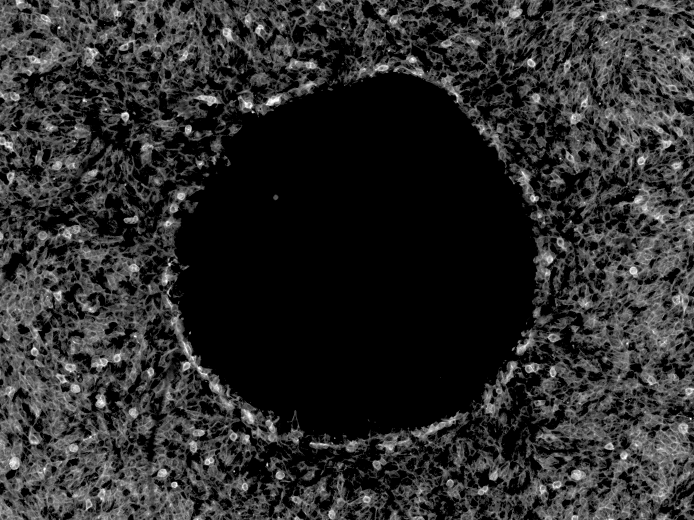
#> input picture analyses/MDA231_stopper_1_c3.tif, 1388 x 1040 px (shown at 1/2 size)
$ jupyter execute attempt3.ipynb   (shell and % lines are left out)   (older library calls are emulated)
#> lines starting #> are read from the running program, lines starting #| are printed output that depends on the picture; after the words box and inside, x2 and y2 are one past the last pixel; in counts of white or black regions, pixels touching at a corner belong together; long printed decimals are rounded
[cell 1]
# Requires GenePattern Notebook: pip install genepattern-notebook
import gp
import genepattern

# Username and password removed for security reasons.
genepattern.display(genepattern.session.register("https://cloud.genepattern.org/gp", "", ""))
#> (this line was passed over: genepattern is not available in this run)

##  Create Cells Mask

[cell 2]
# Mostly from here: https://www.learnopencv.com/filling-holes-in-an-image-using-opencv-python-c/
import cv2
import numpy as np
from skimage import draw
from skimage import io


# Read image
im_in = cv2.imread("analyses/MDA231_stopper_1_c3.tif", cv2.IMREAD_GRAYSCALE);
#> im_in is the input picture: shape (1040, 1388); min 0, max 254, mean 43.6

# Threshold.
# Set values equal to or above 20 to 0.
# Set values below 20 to 255.

th, im_th = cv2.threshold(im_in, 20, 255, cv2.THRESH_BINARY_INV);
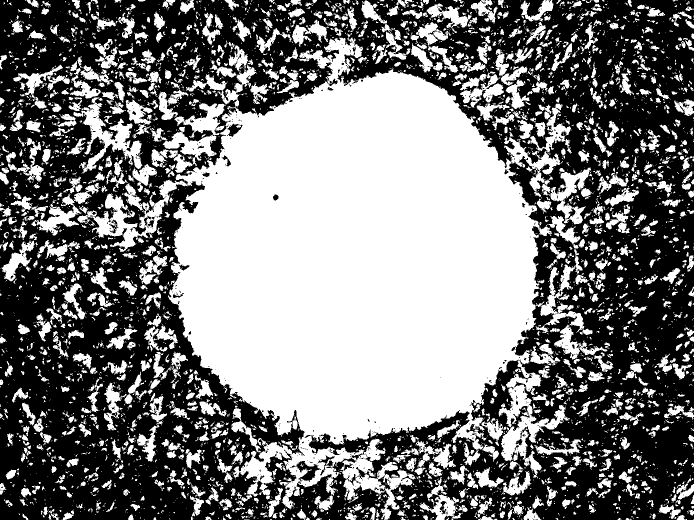
#> im_th: shape (1040, 1388) (shown at 1/2 size); 48.6% white; 4922 white regions (3658 under 20 px), largest, box (x1, y1, x2, y2) and area: (154, 75, 1142, 1040) 472844, (146, 195, 285, 347) 6287, (1071, 498, 1186, 670) 4344

# Copy the thresholded image.
im_floodfill = im_th.copy()

# Mask used to flood filling.
# Notice the size needs to be 2 pixels than the image.
h, w = im_th.shape[:2]
#> h = 1040; w = 1388
mask = np.zeros((h+2, w+2), np.uint8)

# Floodfill from point (0, 0)
cv2.floodFill(im_floodfill, mask, (0,0), 255);
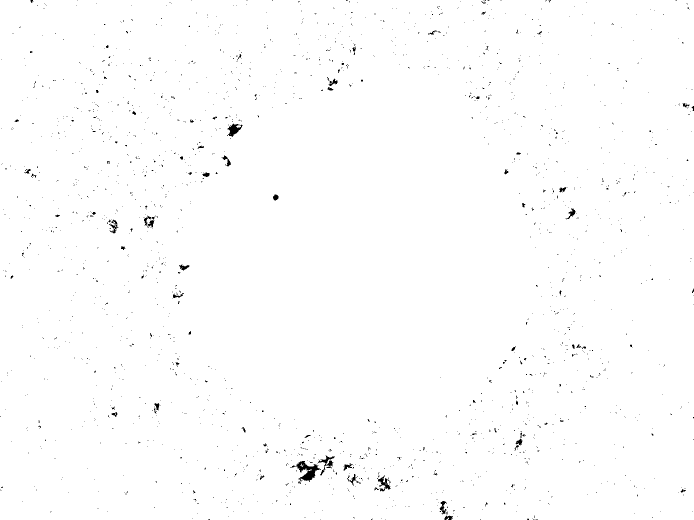
#> im_floodfill: shape (1040, 1388) (shown at 1/2 size); 99.3% white; 1898 black regions (1831 under 20 px), largest, box (x1, y1, x2, y2) and area: (580, 922, 642, 964) 921, (454, 247, 485, 274) 400, (635, 911, 669, 951) 356

# Invert floodfilled image
im_floodfill_inv = cv2.bitwise_not(im_floodfill)
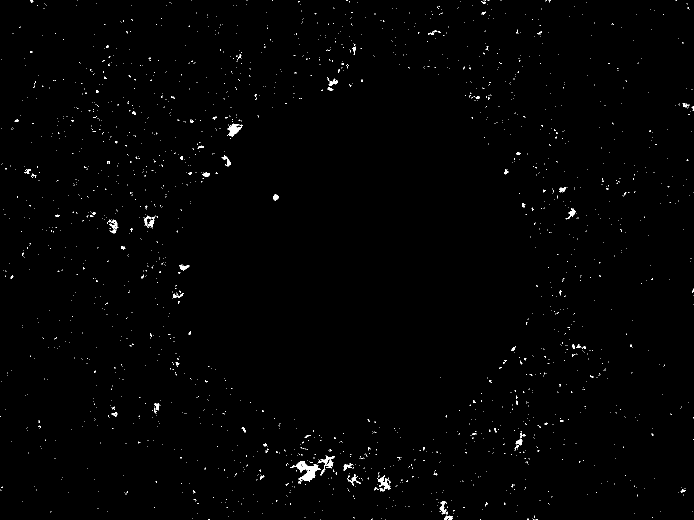
#> im_floodfill_inv: shape (1040, 1388) (shown at 1/2 size); 0.7% white; 1898 white regions (1831 under 20 px), largest, box (x1, y1, x2, y2) and area: (580, 922, 642, 964) 921, (454, 247, 485, 274) 400, (635, 911, 669, 951) 356

# Combine the two images to get the foreground.
im_out = im_th | im_floodfill_inv
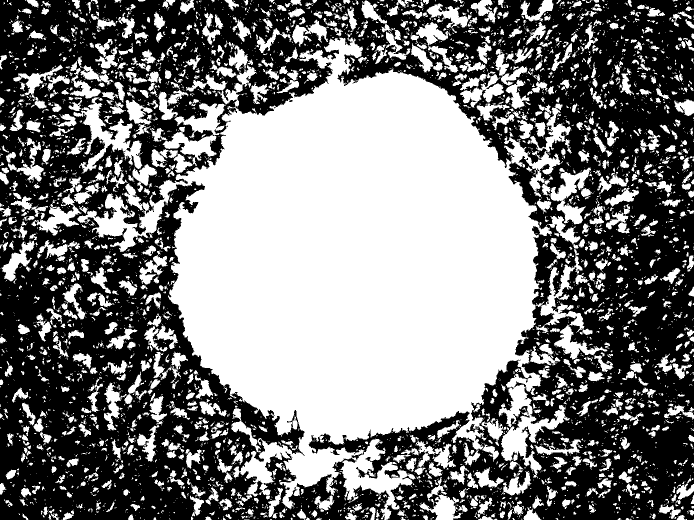
#> im_out: shape (1040, 1388) (shown at 1/2 size); 49.3% white; 4903 white regions (3631 under 20 px), largest, box (x1, y1, x2, y2) and area: (154, 75, 1142, 1040) 478453, (146, 195, 285, 347) 6415, (1071, 498, 1186, 670) 4413
io.imsave(fname='temp_output.png', arr=im_out)

# im_out_inv = cv2.bitwise_not(im_out)


# dilate the mask:
k_size = 2
k_half = k_size/2
kernel = np.ones((k_size,k_size),np.uint8)
coords = draw.circle(k_half, k_half, k_half, shape=im_th.shape)
#> coords = ([1], [1])
kernel[coords] = 1
erosion = cv2.erode(im_out,kernel,iterations = 1)
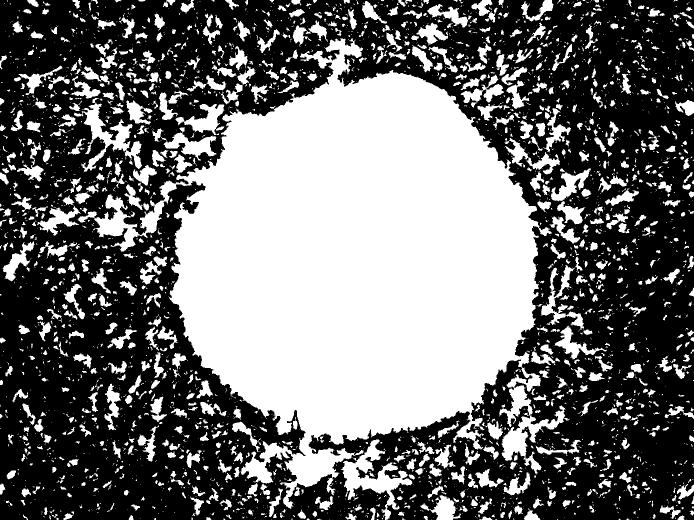
#> erosion: shape (1040, 1388) (shown at 1/2 size); 43.8% white; 3194 white regions (2166 under 20 px), largest, box (x1, y1, x2, y2) and area: (155, 76, 1139, 1018) 445322, (682, 879, 825, 1040) 7021, (148, 196, 284, 344) 5465
dilation = cv2.dilate(cv2.bitwise_not(erosion),kernel,iterations = 1)
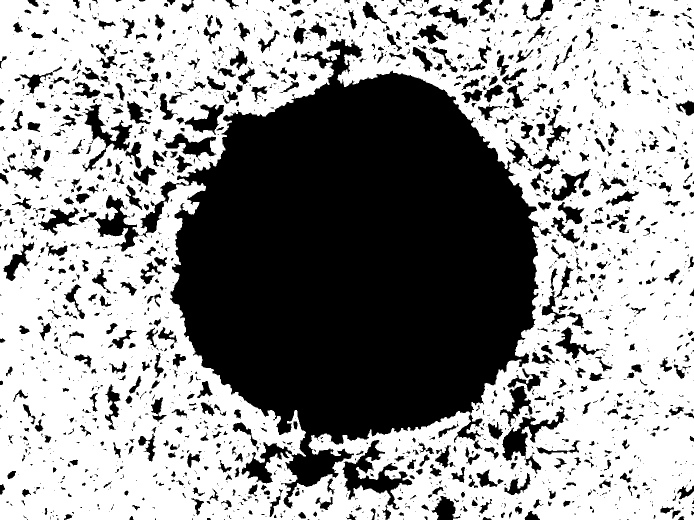
#> dilation: shape (1040, 1388) (shown at 1/2 size); 60.1% white; 2114 black regions (1290 under 20 px), largest, box (x1, y1, x2, y2) and area: (281, 78, 1079, 1017) 426743, (684, 880, 825, 1040) 6258, (1004, 812, 1130, 948) 4319
# cells_mask = cv2.bitwise_not(dilation)
cells_mask = dilation/255


io.imshow(cells_mask)
print("Note that a value of ~1 means that pixel belongs to the mask and it is rendered as white.")
print("A value of 0 means it deos not belong the mask and it is rendered as black.")
# io.imsave(fname='mask.png', arr=dilation)

## cost functions

### Attempt 0

[cell 3]
import matplotlib.pyplot as plt
filename = 'analyses/MDA231_stopper_1_c3.tif'

[cell 4]
image = io.imread(filename,as_grey=True)
im2 = image>0.2
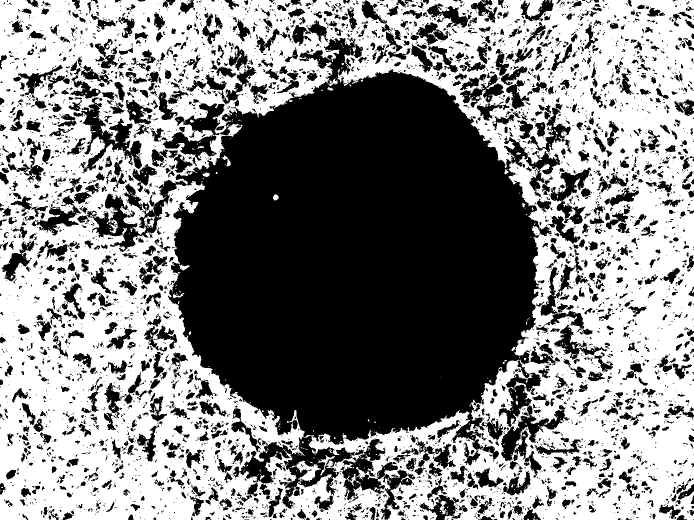
#> im2: shape (1040, 1388) bool (shown at 1/2 size); 52.7% white; 4987 black regions (3726 under 20 px), largest, box (x1, y1, x2, y2) and area: (154, 75, 1142, 1040) 458275, (997, 721, 1136, 955) 8930, (146, 195, 284, 347) 5941
im2 = im2.astype(int)

x_opt = 691.25591905
y_opt = 529.27572426

[cell 5]
def cost(params):
    image = im2
    x0= params[0]
    y0 = params[1]
    r = params[2]
    coords = draw.circle(y0, x0, r, shape=image.shape)
#> coords = (empty array, empty array)
    template = np.zeros_like(image) #set all values to be zero
    template[coords] = 1
    penalty = 1
#     score = np.sum(template) - penalty*(len(template)- np.sum(template))
#     print('%g\t\t%g' % (2*np.pi*r*r, np.sum(template == image)**2))
    score = 2*np.pi*r*r - penalty*(np.sum(template == image)**2 - 2*np.pi*r*r)
#> score = -4.66e+11
    return -score


import matplotlib.pyplot as plt
x = [i for i in np.arange(0,1000,55)]
y = [cost([x_opt,y_opt,i]) for i in x]
#> y = [4.66e+11, 4.53e+11, 4.15e+11, 3.56e+11, 2.82e+11, 1.98e+11, 1.17e+11, 9.33e+10, 1.11e+11, 1.41e+11, 1.98e+11, 2.72e+11, 3.66e+11, 4.66e+11, 5.35e+11, 5.71e+11, 5.79e+11, 5.79e+11, 5.79e+11]
plt.scatter(x,y)
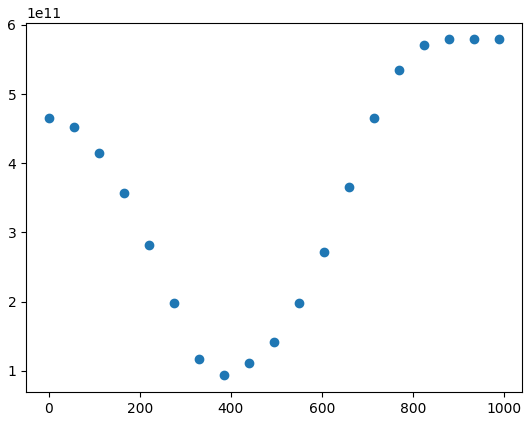
#> figure drawn by matplotlib, 1 panel

### optimize

[cell 6]
from skimage import io, color, measure, draw, img_as_bool
import numpy as np
from scipy import optimize
import matplotlib.pyplot as plt

[cell 7]
maxy, maxx = image.shape
#> maxy = 1040; maxx = 1388
minx, miny = (0,0)
maxr = max(maxx,maxy)/2
#> maxr = 694

[cell 8]
x0 = im2.shape[1]/2
#> x0 = 694
y0 = im2.shape[0]/2
#> y0 = 520
r0 = im2.shape[1]/4
#> r0 = 347

[cell 9]
@genepattern.build_ui
def cost(params):
    image = im2
    x0= params[0]
    y0 = params[1]
    r = params[2]
    coords = draw.circle(y0, x0, r, shape=image.shape)
    template = np.zeros_like(image) #set all values to be zero
    template[coords] = 1

    # values outside of the box should be penalized too
    if (x0+r >maxx) or (y0+r>maxy) or (x0-r <0) or (y0-r <0):
        return +1e20

    penalty = 100000
    score = 2*np.pi*r*r - penalty*(np.sum(template == image)**2 - 2*np.pi*r*r)
    return -score

[cell 10]
bnds = ((0, maxx), (0, maxy), (0,2*maxr))
#> bnds = ((0, 1388), (0, 1040), (0, 1388))
res = optimize.minimize(cost, x0=[x0, y0,x0/2], bounds=bnds)
#> in cost, `score = 2*np.pi*r*r - penalty*(np.sum(template == image)**2 - 2*np.pi*..`: score = -9.81e+15
#> res = 10 items
res

[cell 11]
x_opt = res.x[0]
#> x_opt = 694
y_opt = res.x[1]
#> y_opt = 520
r_opt = res.x[2]
#> r_opt = 347
print([x_opt,y_opt,r_opt])
#| [694.000, 520.000, 347.000]
f, ax = plt.subplots()
circle = plt.Circle((x_opt, y_opt), r_opt, alpha = 0.5)
ax.imshow(im2, cmap='gray', interpolation='nearest')
ax.add_artist(circle)
plt.show()
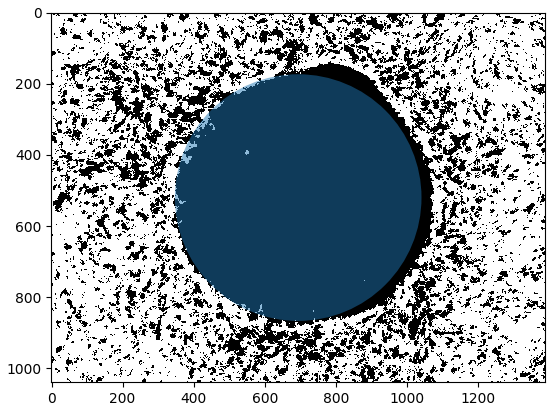
#> figure drawn by matplotlib, 1 panel

$ run again, with analyses/MDA231_stopper_1_c1.tif copied over analyses/MDA231_stopper_1_c3.tif
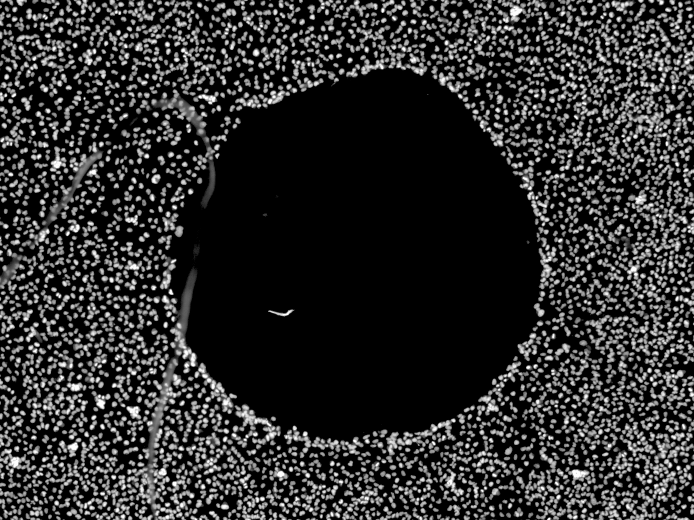
#> input picture analyses/MDA231_stopper_1_c1.tif, 1388 x 1040 px (shown at 1/2 size)
#> im_in is the input picture: shape (1040, 1388); min 0, max 254, mean 45.8
#> `th, im_th = cv2.threshold(im_in, 20, 255, cv2.THRESH_BINARY_INV);`:
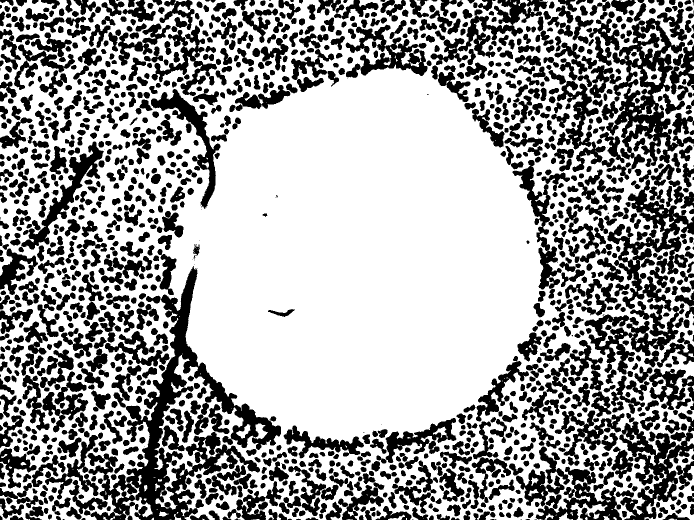
#> im_th: shape (1040, 1388) (shown at 1/2 size); 64.3% white; 1389 black regions (77 under 20 px), largest, box (x1, y1, x2, y2) and area: (168, 532, 562, 1040) 42230, (1212, 36, 1388, 348) 19203, (1223, 825, 1388, 1040) 13608
#> im_out: shape (1040, 1388); 100% white; 1 black region, box (x1, y1, x2, y2) and area: (0, 0, 27, 12) 161
#> erosion: shape (1040, 1388); 100% white; 1 black region, box (x1, y1, x2, y2) and area: (0, 0, 28, 13) 205
#> dilation: shape (1040, 1388); 0.02% white; 1 white region, box (x1, y1, x2, y2) and area: (0, 0, 29, 14) 251
#> in cost, `score = 2*np.pi*r*r - penalty*(np.sum(template == image)**2 - 2*np.pi*..`: score = -8.46e+11
#> y = [8.46e+11, 8.29e+11, 7.78e+11, 6.97e+11, 5.91e+11, 4.67e+11, 3.41e+11, 2.75e+11, 2.61e+11, 2.53e+11, 2.48e+11, 2.5e+11, 2.61e+11, 2.66e+11, 2.71e+11, 2.74e+11, 2.74e+11, 2.74e+11, 2.74e+11]
#> in cost, `score = 2*np.pi*r*r - penalty*(np.sum(template == image)**2 - 2*np.pi*..`: score = -3.05e+16
#> res = 10 items
#> x_opt = 694
#> y_opt = 520
#> r_opt = 347
#| [694.000, 520.000, 347.000]
#> `plt.show()`:
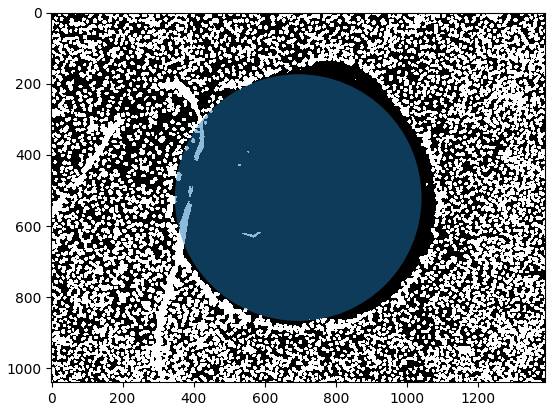
#> figure drawn by matplotlib, 1 panel

$ run again, with analyses/MDA231_stopper_2_c1.tif copied over analyses/MDA231_stopper_1_c3.tif
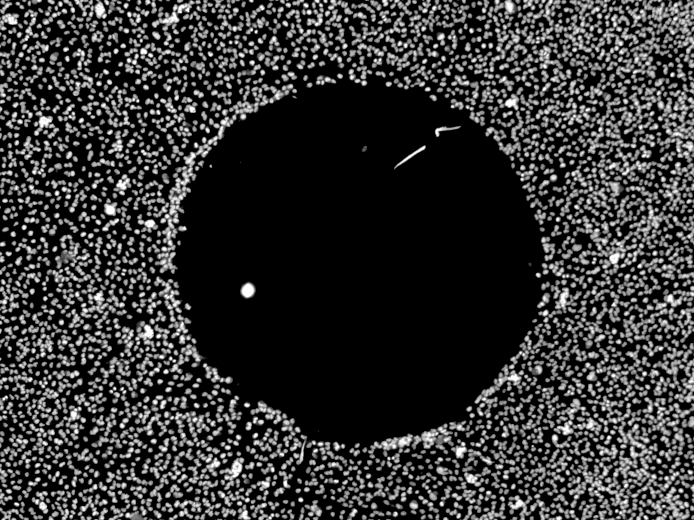
#> input picture analyses/MDA231_stopper_2_c1.tif, 1388 x 1040 px (shown at 1/2 size)
#> im_in is the input picture: shape (1040, 1388); min 0, max 254, mean 51
#> `th, im_th = cv2.threshold(im_in, 20, 255, cv2.THRESH_BINARY_INV);`:
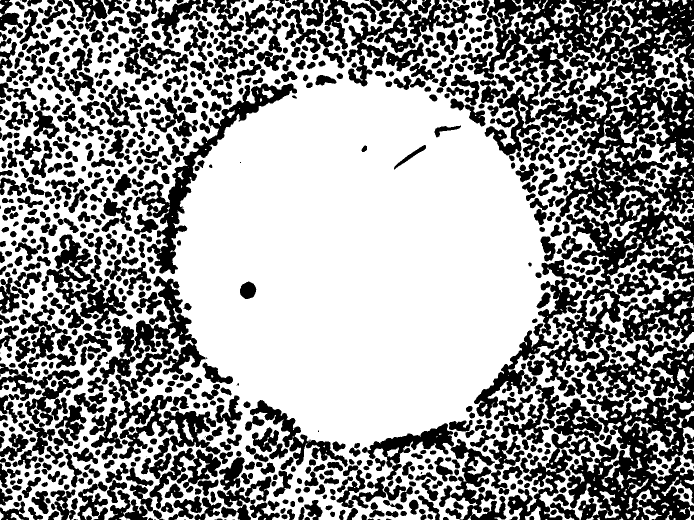
#> im_th: shape (1040, 1388) (shown at 1/2 size); 60.5% white; 968 black regions (42 under 20 px), largest, box (x1, y1, x2, y2) and area: (1129, 571, 1388, 1040) 62258, (969, 141, 1388, 578) 61400, (921, 0, 1388, 184) 42056
#> im_out: shape (1040, 1388); every value is 255
#> dilation: shape (1040, 1388); every value is 0
#> cells_mask: shape (1040, 1388) float64; every value is 0
#> in cost, `score = 2*np.pi*r*r - penalty*(np.sum(template == image)**2 - 2*np.pi*..`: score = -7.48e+11
#> y = [7.48e+11, 7.32e+11, 6.84e+11, 6.08e+11, 5.11e+11, 3.97e+11, 2.79e+11, 2.27e+11, 2.27e+11, 2.34e+11, 2.51e+11, 2.69e+11, 2.85e+11, 3.07e+11, 3.22e+11, 3.31e+11, 3.35e+11, 3.35e+11, 3.35e+11]
#> in cost, `score = 2*np.pi*r*r - penalty*(np.sum(template == image)**2 - 2*np.pi*..`: score = -2.47e+16
#> res = 10 items
#> x_opt = 694
#> y_opt = 520
#> r_opt = 347
#| [694.000, 520.000, 347.000]
#> `plt.show()`:
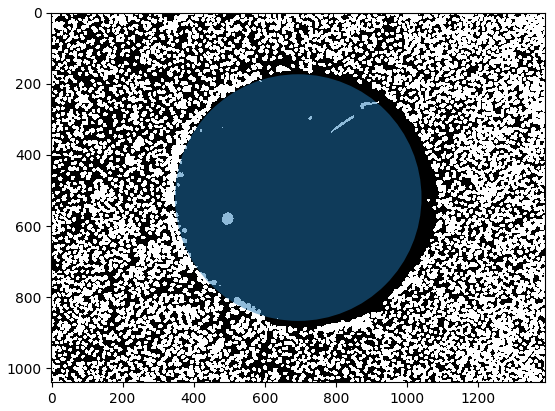
#> figure drawn by matplotlib, 1 panel
